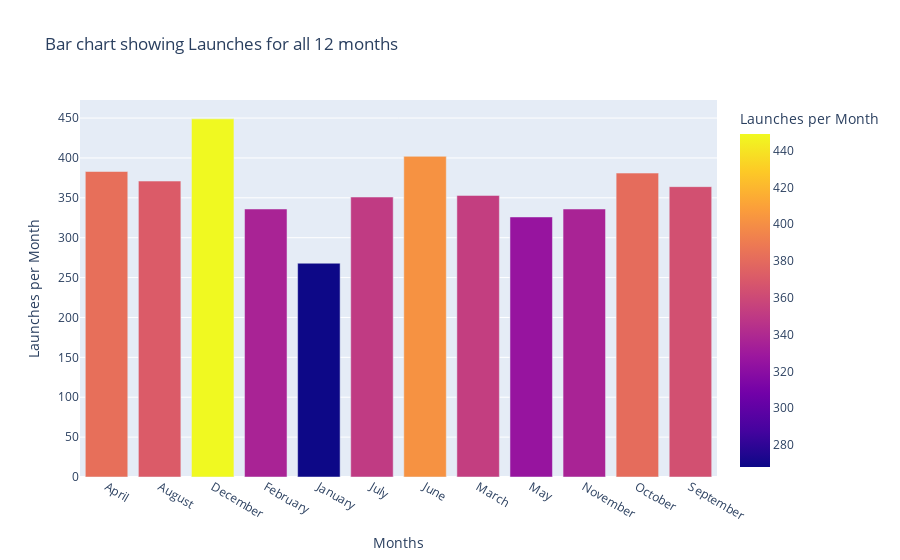

Notebook source saved alongside this figure:
### Code cell
bar = px.bar(monthly_launches_whole, x='Launch Date', y='Launches per Month', color='Launches per Month', title="Bar chart showing Launches for all 12 months", labels={'Launch Date': 'Months'})
bar.show()
print('As seen from above Most popular months are April, December, September,June, October, June and the least months are January and February.')
print('Februay and January seems to the least favourable months due to Winter condition, wind in winters, precipitaion chances are higher and cloud coverage is higher in winters.')

### Figure 1 — Plotly figure (JSON) as saved in the notebook; plotly's stock layout.template omitted (floating-point values rounded to 4 significant figures)
{"data": [{"alignmentgroup": "True", "hovertemplate": "Months=%{x}<br>Launches per Month=%{marker.color}<extra></extra>", "legendgroup": "", "marker": {"color": [383, 371, 449, 336, 268, 351, 402, 353, 326, 336, 381, 364], "coloraxis": "coloraxis", "pattern": {"shape": ""}}, "name": "", "offsetgroup": "", "orientation": "v", "showlegend": false, "textposition": "auto", "type": "bar", "x": ["April", "August", "December", "February", "January", "July", "June", "March", "May", "November", "October", "September"], "xaxis": "x", "y": [383, 371, 449, 336, 268, 351, 402, 353, 326, 336, 381, 364], "yaxis": "y"}], "layout": {"barmode": "relative", "coloraxis": {"colorbar": {"title": {"text": "Launches per Month"}}, "colorscale": [[0, "#0d0887"], [0.1111, "#46039f"], [0.2222, "#7201a8"], [0.3333, "#9c179e"], [0.4444, "#bd3786"], [0.5556, "#d8576b"], [0.6667, "#ed7953"], [0.7778, "#fb9f3a"], [0.8889, "#fdca26"], [1, "#f0f921"]]}, "legend": {"tracegroupgap": 0}, "title": {"text": "Bar chart showing Launches for all 12 months"}, "xaxis": {"anchor": "y", "domain": [0, 1], "title": {"text": "Months"}}, "yaxis": {"anchor": "x", "domain": [0, 1], "title": {"text": "Launches per Month"}}}}
